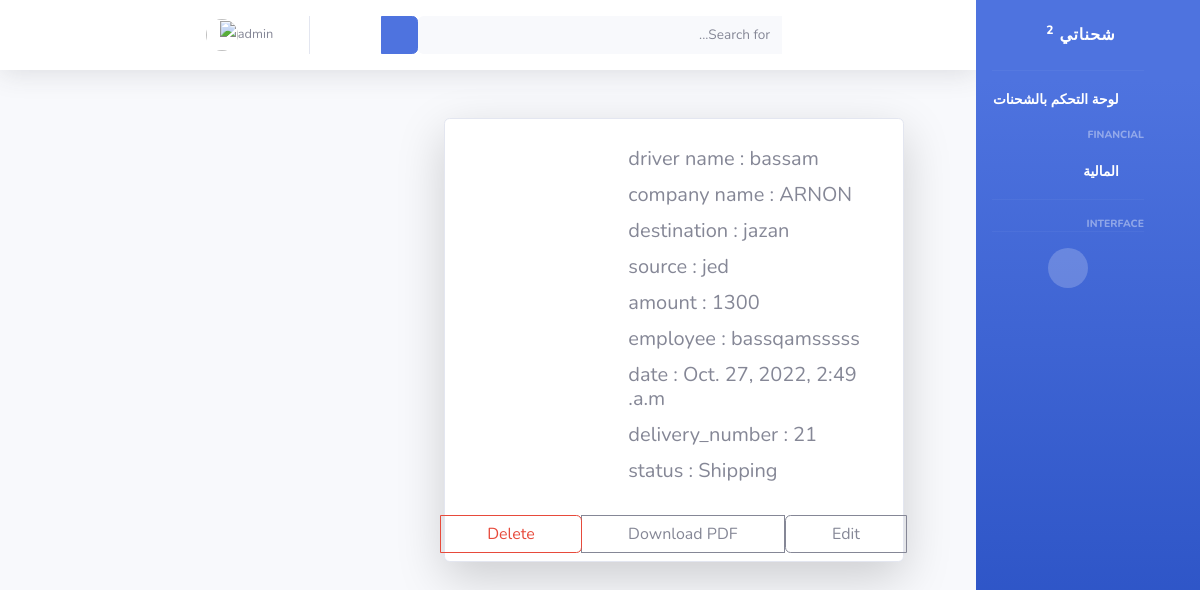
/shipments/details/2 (signed in), run on an earlier commit of the app's database.
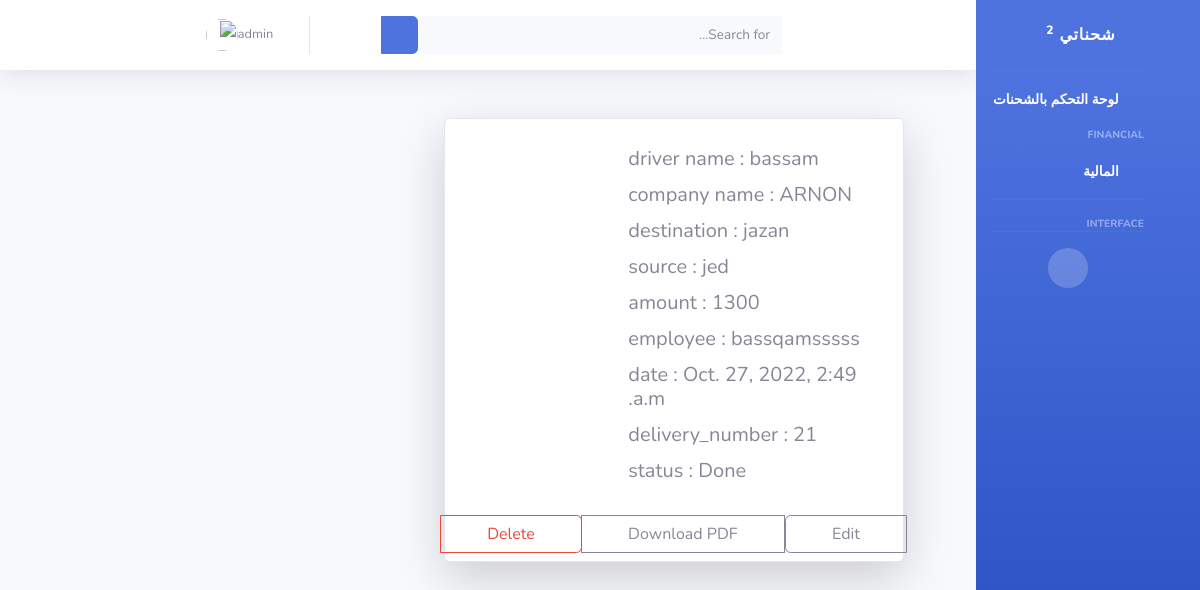
And on a later commit of the database.
### shipments/models.py (models this page shows, shortened)
class ShipmentModel(models.Model):
    Shipment_id = models.BigAutoField(primary_key=True)
    driver = models.ForeignKey(DriverModel, on_delete=models.CASCADE)
    company = models.ForeignKey(CompanyModel, on_delete=models.CASCADE, null=True)
    destination =  models.CharField(max_length=225,  help_text=' الوجهة')
    source =  models.CharField(max_length=225,  default='' , help_text=' المصدر')
    amount =  models.CharField(max_length=225,  help_text=' الاجرة')
    employee =  models.ForeignKey(User, on_delete=models.CASCADE)
    date = models.DateTimeField(default=timezone.now)
    updated_at = models.DateTimeField(auto_now=True)
    delivery_number = models.IntegerField()
    SHIPPING = 'Shipping'
    DELIVERY = 'Delivery'
    PAYTRIP = 'Pay_trip'
    DONE = 'Done'
    shipment_status =[
        (SHIPPING, 'Shipping'),
        (DELIVERY,'Delivery'),
        (PAYTRIP, 'Pay_trip'),
        (DONE,'Done'),
    ]
    status = models.CharField(max_length=10, default=SHIPPING, help_text='حالة الشحنة')

### drivers/models.py (models this page shows)
class DriverModel(models.Model):
    driver_id = models.BigAutoField(primary_key=True)
    driver_name = models.CharField(max_length=225,  help_text='اسم السائق')
    Saudi_Arabia = 'Saudi'
    YEMEN = 'Yemeni'
    Syria = 'Syrian'
    Egypt = 'Egypt'
    Afghanistan = 'Afghanistan'
    Pakistan = 'Pakistani'
    Jordan = 'Jordanian'
    India = 'Indian'
    Other = 'other'
    countrys = [
        (Saudi_Arabia, 'Saudi'),
        (YEMEN, 'Yemeni'),
        (Syria, 'Syrian'),
        (Egypt, 'Egypt'),
        (Afghanistan, 'Afghanistan'),
        (Pakistan, 'Pakistani'),
        (Jordan, 'Jordanian'),
        (India, 'Indian'),
        (Other, 'other')
    ]
    driver_nationality = models.CharField(
        max_length=20, choices=countrys, default=Other,  help_text='جنسية السائق')
    driver_phone_number = models.CharField(
        max_length=16, help_text='رقم هاتف السائق ')
    Identification_Number = models.CharField(
        max_length=10,  help_text='رقم الهوية/الاقامة')
    truck_plate_number = models.CharField(
        max_length=8,  help_text='رقم لوحة الشاحنة')
    Truck_Reefers = 'Truck_Reefers'
    Truck_Flatbed  = 'Truck_Flatbed'
    Truck_high_sides = 'Truck_high_sides'
    Truck_Curtainsider = 'Truck_Curtainsider'
    lory_Flatbed= 'lory_Flatbed'
    lory_Reefers= 'lory_Reefers'
    dinah_Flatbed= 'dinah_Flatbed'
    dinah_Reefers= 'dinah_Reefers'
    Vehicle = [
        (Truck_Reefers, 'Truck_Reefers'),
        (Truck_Flatbed, 'Truck_Flatbed'),
        (Truck_high_sides, 'Truck_high_sides'),
        (Truck_Curtainsider, 'Truck_Curtainsider'),
        (lory_Flatbed, 'lory_Flatbed'),
        (lory_Reefers, 'lory_Reefers'),
        (dinah_Flatbed, 'dinah_Flatbed'),
        (dinah_Reefers, 'dinah_Reefers'),
    ]
    Vehicle_Type = models.CharField( choices=Vehicle, default=Truck_Flatbed,
        max_length=30, help_text='نوع السيارة(سطحة - جوانب) ....')
    Sequence_Number = models.CharField(
        max_length=30, help_text='الرقم التسلسلي من الاستمارة')
    Owner_car_id_number = models.CharField(
        max_length=10,  help_text='رقم هوية مالك السيارة')
    Identification_photo = models.ImageField(
        upload_to='driver/', null=True, help_text='صورة الهوية/الاقامة ')
    def __str__(self):
        return self.driver_name

### companies/models.py (models this page shows)
class CompanyModel(models.Model):
    company_name = models.CharField(max_length=225,  help_text='اسم الشركة')
    company_id = models.BigAutoField(primary_key=True)
    company_city = models.CharField(max_length=225,  default='Dammam',help_text='مقر الشركة')
    charging_area = models.CharField( max_length=225, default='Jeddah', help_text='منطقة الشحن ')
    def __str__(self):
        return self.company_name

### shipments/views.py (the view)
# urls.py: path('shipments/details/<int:pk>',shipments_details, name='shipments_details' ),
def shipments_details(request, pk):
    shipment = get_object_or_404(ShipmentModel ,pk=pk)
    return render(request, 'shipments/shipments-details.html',{'shipment':shipment})

### Shuhnaty/templates/shipments/shipments-details.html
{% extends 'base.html'  %}
{% block content %}
{% if user.is_authenticated %}
    <div class="card  m-5 shadow-lg p-2 bg-body rounded" style="max-width: 460px;">
        <div class="row g-0">
            <div class="col-md-8">
                <div class="card-body">
                    <h5 class="card-title">driver name  : {{ shipment.driver }}</h5>
                    <h5 class="card-title">company name  : {{ shipment.company }}</h5>
                    <h5 class="card-title">destination  : {{ shipment.destination }}</h5>
                    <h5 class="card-title">source  : {{ shipment.source }}</h5>
                    <h5 class="card-title">amount  : {{ shipment.amount }}</h5>
                    <h5 class="card-title">employee  : {{ shipment.employee }}</h5>
                    <h5 class="card-title">date  : {{ shipment.date }}</h5>
                    <h5 class="card-title">delivery_number  : {{ shipment.delivery_number}}</h5>
                    <h5 class="card-title">status  : {{ shipment.status }}</h5>
                </div>
            </div>
            <div class="btn-group" role="group" aria-label="Basic outlined example">
                <a class="btn btn-outline-secondary" href="{% url 'shipments_edit' shipment.pk %}">Edit</a>
                <a class="btn btn-outline-secondary" href="#">Download PDF</a>
                <a class="btn btn-outline-danger" href="{% url 'shipments_delete' shipment.pk %}">Delete</a>
            </div>
        </div>
    </div>
{% endif %}
{% endblock %}

What changed in the data, as far as the page shows it:
changed ShipmentModel "jazan": status "Shipping" → "Done"
